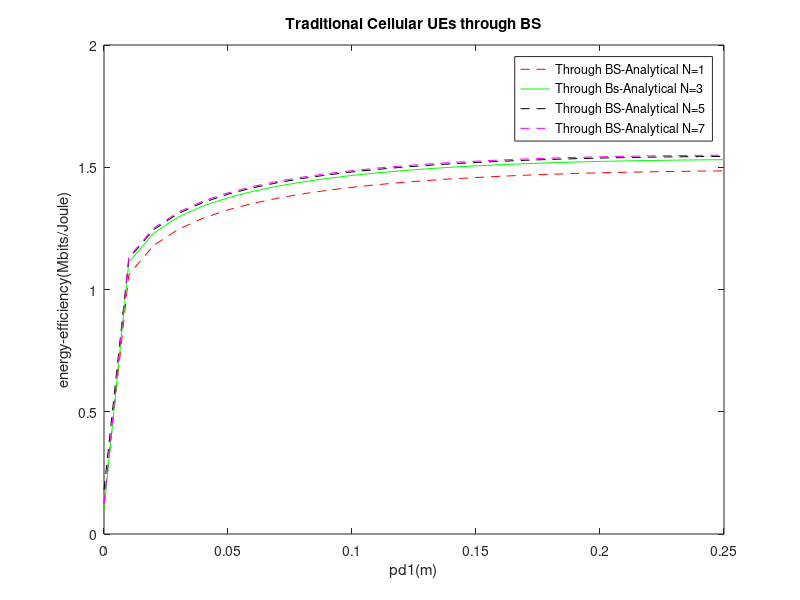

This figure's MATLAB source:
clc
clear all
close all
L=100;
i=1;
d1=100;
d2=200;
w=10000000;
pcd=0.1;
pbs=30;
pcbs=10;
% a=8;
% for pd1=0.01:0.01:0.25
% for j=1:100
%    dp=sqrt(0.25*2*10^7);
%    Pbs=sqrt(30*2*10^7);
% z1=dp*randi(1,L);%signal d2d aval
% z2=dp*randi(1,L);%signal d2d dovom
% z3=pbs*randi(1,L);
% sigLength = length(z1); % length
% awgnNoise = sqrt(10^(-17.4))*randn(size(z1)); % orignal noise
% pwrNoise = sqrt(sum(awgnNoise.^2))/sigLength; % noise power
% %awgnNoise1=(awgnNoise-mean(awgnNoise))/var(awgnNoise);
% x = randn(1, L); 
% y = randn(1, L);
%  if z1(j)==dp;
% z11(j)=z1(j)+awgnNoise(j);
% pwrSig1 = (sqrt(z11(j)^2))/sigLength; % signal power
% %channel ba tozieh Rayleigh 
% ho=x(j)+1i*y(j);% kanal byne d2dha 
% r1 = sqrt((x.^2 + y.^2));
% pr=pwrSig1*((abs(r1)).^2);
% j=j+1;
%  else if z1(j)==0
%          j=j+1;
%      else if j==100   
%    break  
%          else
%              j=j+1;
%      end 
%      end
%  end
% pr1=pr;
% pr=pwrSig1*((abs(r1)).^2);
% %mohasebey snr
% snrA=pr/pwrNoise;
% %mohasebeye nerkhe ersale D2D
% Rated2d1=log2(1+(snrA-10^7));
% %         dp=sqrt(0.25*2*10^7);
% % for pd1=0.01:0.01:0.25
% for j=1:100
%       Pbs=sqrt(30*2*10^7);
% 
% zbs=Pbs*randi(1,L);
%  sigLengthd = length(zbs); % length
%  awgnNoised = sqrt(10^(-17.4))*randn(size(zbs)); % orignal noise
% % pwrNoise = sqrt(sum(awgnNoise.^2))/sigLength; % noise power
% % awgnNoise1=(awgnNoise-mean(awgnNoise))/var(awgnNoise);
% % x = randn(1, L); 
% 
% 
%  if zbs(j)==Pbs
% z33(j)=zbs(j)+awgnNoise(j);
% pwrSig3 = (sqrt(z33(j)^2))/sigLength; % signal power
% %channel ba tozieh Rayleigh 
% ho=x(j)+1i*y(j);% kanal byne d2dha 
% r3 = sqrt(0.5*(x.^2 + y.^2));
% pr3=pwrSig3*((abs(r3)).^2);
%  j=j+1;
%  else if z3(j)==0
%          j=j+1;
%      else if j==100   
%    break  
%          else
%              j=j+1;
%      end 
%      end
%  end
% pr33=pr3;
% 
% % mohasebey snr
% snrA3=pr33/pwrNoise;
% % mohasebeye nerkhe ersale D2D
% Rated2d3=log2(1+(snrA3-10^7));
% end
% Rated2d=2*Rated2d1+2*Rated2d3;
% end
% % rate=Rated2d;
% %   for i=1:100
%  RATd2d(1,i)=mean(Rated2d);
% %  SNR(i)=mean(sn1);
%  pd2=pd1*((d2/d1)^a);
% % pd2=0.25;
%  pt=40.1+pd1+pd2+2*pcd;
%  eea(i)=RATd2d(1,i)/pt;
%     i=i+1;
% end
% 
% pd1=0.01:0.01:0.25;
% plot(pd1,eea,'r-')
% hold on
plo=1.5;
dd=20;
a=4;
no=10^(-17.4);
u=1;
for pd1=0:0.01:0.25
    snrA1=pd1./(w*no*plo*(dd^a));
    t=1/(snrA1-7);
     pd2=pd1*(d2/d1)^a;
 pt=40.1+pd1+pd2+2*pcd;
eeA=w*exp(t)*((log(1)-log(t)-1+t)/(2*log(2)*pt));

     eeA1(1,u)=mean(eeA)/10^6;
    u=u+1;
end
    pd1=0:0.01:0.25;
plot(pd1,eeA1,'r--')
hold on
m=1;
for pd1=0:0.01:0.25

    snrA1=pd1/(w*no*plo*(dd^a));
    t=1/(snrA1-(10^0.7));
    t3=1.5960715;
     pd2=pd1*(d2/d1)^a;
 pt=40.1+pd1+pd2+2*pcd;

eeA=w*exp(t)*((log(t3)-t3+((t3)^2/4)-((t3)^3/18)-log(t)+t-(t^2/4)+(t^3/18))/(2*log(2)*pt));

     eeA1(1,m)=mean(eeA)/10^6;
    m=m+1;
end
pd1=0:0.01:0.25;
plot(pd1,eeA1,'g-')
hold on
n=1;
for pd1=0:0.01:0.25
  
    snrA5=pd1/(w*no*plo*(dd^a));
    t=1/(snrA5-7);
    t5=2.1806071;
     pd2=pd1*(d2/d1)^a;
 pt=40.1+pd1+pd2+2*pcd;

eeA5=w*exp(t)*(((log(t5)-t5+((t5)^2/4)-((t5)^3/18)+((t5)^4/96)-((t5)^5/600)-log(t)+t-((t^2)/4)+((t^3)/18)-((t^4)/96)+((t^5)/600)))/(2*log(2)*pt));

     eeA15(1,n)=mean(eeA5)/10^6;
    n=n+1;
end
    pd1=0:0.01:0.25;
plot(pd1,eeA15,'k--')
hold on
u=1;
for pd1=0:0.01:0.25

    snrA7=pd1/(w*no*plo*(dd^a));
    t=1/(snrA7-(10^0.7));
    t7=2.7590025;
     pd2=pd1*((d2/d1)^a);
 pt=40.1+pd1+pd2+2*pcd;

eeA7=w*exp(t)*((log(t7)-t7+((t7^2)/4)-((t7^3)/18)+((t7^4)/96)-((t7^5)/600)+((t7^6)/4320)-((t7^7)/35280)-log(t)+t-((t^2)/4)+((t^3)/18)-((t^4)/96)+((t^5)/600)-((t^6)/4320)+((t^7)/35280)))/(2*log(2)*pt);

     eeA17(1,u)=mean(eeA7)/10^6;
    u=u+1;
end
    pd1=0:0.01:0.25;
plot(pd1,eeA17,'m--')
% 
xlabel('pd1(m)')
ylabel('energy-efficiency(Mbits/Joule)')
title ('Traditional Cellular UEs through BS')
legend('Through BS-Analytical N=1','Through Bs-Analytical N=3','Through BS-Analytical N=5','Through BS-Analytical N=7')